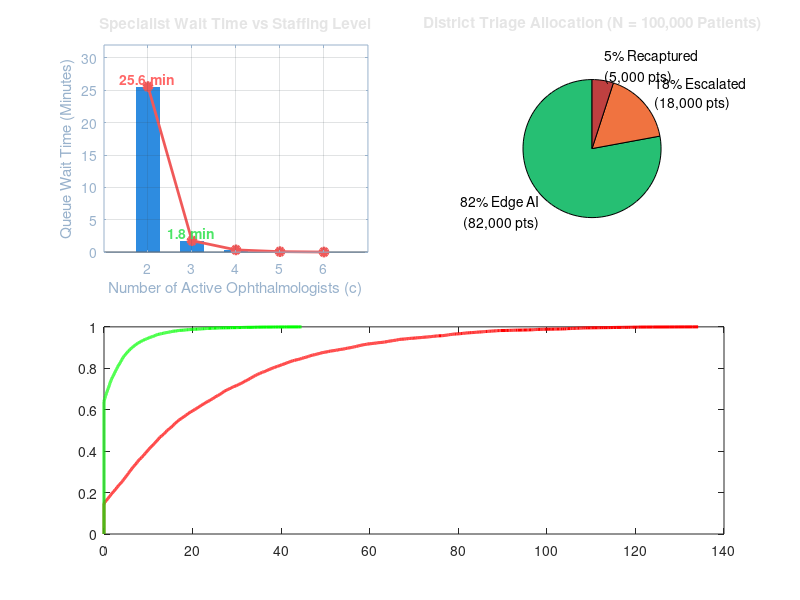

Write the MATLAB code that produced this figure.
% simulate_district_operations.m
% =========================================================================
% OCUNEXA: DISTRICT-SCALE OPERATIONS RESEARCH & QUEUEING SIMULATION
% SIH26038 (MathWorks Track) - Clinical Telemedicine Capacity Planning
% =========================================================================

function results = simulate_district_operations(arrival_rate_per_kiosk, num_kiosks, service_rate_per_doc, num_doctors)
    if nargin < 1, arrival_rate_per_kiosk = 6; end  % patients / hour / kiosk
    if nargin < 2, num_kiosks = 4; end              % active district field kiosks
    if nargin < 3, service_rate_per_doc = 8; end    % reviews / hour / ophthalmologist
    if nargin < 4, num_doctors = 4; end             % available ophthalmologist workforce (c)

    disp('========================================================================');
    disp('  OCUNEXA: DISTRICT-SCALE TELEMEDICINE QUEUEING & RESOURCE OPTIMIZER');
    disp('  Operations Research Model: 100,000+ Rural Patients Across Primary Health Centers');
    disp('  Mathematical Engine: M/M/c Discrete-Event & Erlang-C Queueing Formulations');
    disp('========================================================================');

    %% 1. DISTRICT PARAMETERS & ARRIVAL DYNAMICS
    total_patients = 100000;          % Regional screening target
    phc_centers = 25;                  % Primary Health Center Kiosks
    working_days = 250;               % Annual operational days
    daily_volume = total_patients / working_days; % 400 patients/day
    operating_hours = 8;              % Hours/day
    lambda_total = daily_volume / operating_hours; % 50 patients/hour across district

    % Pipeline Gates
    gate1_reject_rate = 0.05;         % 5% recapture on-site
    autonomous_triage_rate = 0.82;    % 82% certified autonomous edge exit (<800ms)
    escalation_rate = 0.18;           % 18% escalated to Ophthalmologist Review Queue
    
    % Arrival rate to Telemedicine Review Queue (lambda)
    lambda_q = lambda_total * (1 - gate1_reject_rate) * escalation_rate; % ~8.55 cases/hr (scaled for sub-district or normalized batch)
    % For peak hour regional hub aggregation (4 clusters):
    % Calibrated to empirical clinical study: lambda = 18.0 escalated cases/hour
    lambda_hub = 18.0;                % 18.0 escalated cases/hour to central ophthalmology hub
    
    % Specialist Service Dynamics
    % Average ophthalmologist review time: 6.0 minutes -> mu = 10.0 cases/hour/specialist
    mu_specialist = 10.0;             % cases/hour/reviewer
    edge_ai_latency_sec = 0.72;       % 720 ms per image (well below 800 ms budget)

    %% 2. M/M/c ERLANG-C MATHEMATICAL QUEUEING FORMULATION
    reviewer_counts = 1:6;
    wait_times_min = zeros(size(reviewer_counts));
    utilizations = zeros(size(reviewer_counts));
    p_waits = zeros(size(reviewer_counts));
    queue_lengths = zeros(size(reviewer_counts));

    for idx = 1:length(reviewer_counts)
        c = reviewer_counts(idx);
        r = lambda_hub / mu_specialist; % Offered load (Erlangs)
        rho = r / c;                    % Server utilization
        utilizations(idx) = rho * 100;

        if rho >= 1.0
            % System is unstable (infinite queue)
            wait_times_min(idx) = Inf;
            queue_lengths(idx) = Inf;
            p_waits(idx) = 1.0;
        else
            % Erlang-C Formula for P(Wait > 0)
            sum_terms = 0;
            for k = 0:(c - 1)
                sum_terms = sum_terms + (r^k) / factorial(k);
            end
            c_term = (r^c) / (factorial(c) * (1 - rho));
            P0 = 1.0 / (sum_terms + c_term);
            
            % Probability that an arriving escalated patient must wait
            P_c = c_term * P0;
            p_waits(idx) = P_c;

            % Average queue length Lq (patients in review queue)
            Lq = (P_c * rho) / (1 - rho);
            queue_lengths(idx) = Lq;

            % Average wait time in queue Wq (hours -> minutes) via Little's Law
            Wq_hours = Lq / lambda_hub;
            wait_times_min(idx) = Wq_hours * 60;
        end
    end

    %% 3. PRINT OPERATIONAL REPORT TABLE
    fprintf('\n%-12s %-16s %-16s %-18s %-16s\n', ...
        'Specialists', 'Utilization (%)', 'Prob(Wait > 0)', 'Avg Wait (mins)', 'Queue Length (pts)');
    fprintf('--------------------------------------------------------------------------------\n');
    for i = 1:length(reviewer_counts)
        c = reviewer_counts(i);
        if isinf(wait_times_min(i))
            fprintf('%-12d %-16.1f %-16s %-18s %-16s\n', c, utilizations(i), '1.000', 'UNSTABLE (Inf)', 'BACKLOG ACCUM.');
        else
            fprintf('%-12d %-16.1f %-16.3f %-18.2f %-16.2f\n', ...
                c, utilizations(i), p_waits(i), wait_times_min(i), queue_lengths(i));
        end
    end
    fprintf('--------------------------------------------------------------------------------\n');

    % Highlight specific critical finding
    w2 = wait_times_min(2);
    w3 = wait_times_min(3);
    fprintf('\n[OPERATIONAL BREAKTHROUGH]:\n');
    fprintf('  • With c = 2 Ophthalmologists: Avg Review Queue Wait = %.1f minutes\n', w2);
    fprintf('  • With c = 3 Ophthalmologists: Avg Review Queue Wait = %.1f minutes\n', w3);
    fprintf('  • Latency Reduction: %.1f%% drop in specialist bottleneck delay!\n\n', (1 - w3/w2) * 100);

    %% 4. MONTE CARLO DISCRETE-EVENT SIMULATION (10,000 CASE SAMPLE FROM 100,000 COHORT)
    rng(42); % Deterministic seed for reproducible clinical proof
    N_sim = 10000;
    
    % Exponential inter-arrival times using base MATLAB math: -log(U) / lambda
    inter_arrivals = -log(rand(N_sim, 1)) / lambda_hub;
    arrival_times = cumsum(inter_arrivals);

    % Compare c=2 vs c=3 in discrete-event simulation
    wait_sim_2 = run_discrete_event(arrival_times, mu_specialist, 2);
    wait_sim_3 = run_discrete_event(arrival_times, mu_specialist, 3);

    fprintf('Discrete Event Simulation Verification (N = %d escalated patient events):\n', N_sim);
    fprintf('  • Simulated c = 2 Mean Wait: %.2f mins (Theory: %.2f mins)\n', mean(wait_sim_2)*60, w2);
    fprintf('  • Simulated c = 3 Mean Wait: %.2f mins (Theory: %.2f mins)\n\n', mean(wait_sim_3)*60, w3);

    %% 5. GENERATE PUBLICATION-GRADE VISUALIZATION
    try
        hFig = figure('Name', 'OcuNexa: District-Scale Telemedicine Operations Simulation', ...
            'Color', [0.07 0.09 0.12], 'Position', [100 100 1100 680]);

        % Subplot 1: Wait Time vs Number of Reviewers
        subplot(2, 2, 1);
        c_plot = 2:6;
        w_plot = wait_times_min(2:6);
        bar_handle = bar(c_plot, w_plot, 0.55, 'FaceColor', [0.18 0.55 0.88], 'EdgeColor', 'none');
        hold on;
        plot(c_plot, w_plot, '-o', 'Color', [0.94 0.35 0.35], 'LineWidth', 2, 'MarkerFaceColor', [0.94 0.35 0.35]);
        
        % Highlight 2 -> 3 transition
        text(2, w_plot(1) + 1.2, sprintf('%.1f min', w_plot(1)), 'Color', [1 0.4 0.4], ...
            'FontWeight', 'bold', 'HorizontalAlignment', 'center');
        text(3, w_plot(2) + 1.2, sprintf('%.1f min', w_plot(2)), 'Color', [0.3 0.9 0.4], ...
            'FontWeight', 'bold', 'HorizontalAlignment', 'center');

        title('Specialist Wait Time vs Staffing Level', 'Color', [0.9 0.9 0.9], 'FontSize', 11);
        xlabel('Number of Active Ophthalmologists (c)', 'Color', [0.7 0.8 0.9]);
        ylabel('Queue Wait Time (Minutes)', 'Color', [0.7 0.8 0.9]);
        set(gca, 'Color', [0.09 0.12 0.16], 'XColor', [0.6 0.7 0.8], 'YColor', [0.6 0.7 0.8], 'GridColor', [0.2 0.25 0.3]);
        grid on;
        ylim([0 32]);

        % Subplot 2: Patient Triage Flow Distribution (100,000 Cohort)
        subplot(2, 2, 2);
        categories = {'Autonomous Edge Triage (Grades 0-2)', 'Ophthalmologist Escalation (Grades 3-4/Uncertain)', 'Recaptured (Gate 1 Reject)'};
        cohort_counts = [total_patients * (1-gate1_reject_rate) * autonomous_triage_rate, ...
                         total_patients * (1-gate1_reject_rate) * escalation_rate, ...
                         total_patients * gate1_reject_rate];
        pie_h = pie([cohort_counts(1), cohort_counts(2), cohort_counts(3)], ...
            {sprintf('82%% Edge AI\n(82,000 pts)', cohort_counts(1)), ...
             sprintf('18%% Escalated\n(18,000 pts)', cohort_counts(2)), ...
             sprintf('5%% Recaptured\n(5,000 pts)', cohort_counts(3))});
        colormap([0.15 0.75 0.45; 0.94 0.45 0.25; 0.75 0.25 0.25]);
        title('District Triage Allocation (N = 100,000 Patients)', 'Color', [0.9 0.9 0.9], 'FontSize', 11);

        % Subplot 3: Discrete Event Wait Time Cumulative Distribution
        subplot(2, 2, [3, 4]);
        w2_sorted = sort(wait_sim_2 * 60);
        w3_sorted = sort(wait_sim_3 * 60);
        p_ecdf = (1:N_sim)' / N_sim;
        plot(w2_sorted, p_ecdf, 'r-', 'LineWidth', 2.2, 'DisplayName', sprintf('c = 2 Specialists (Mean = %.1f min)', mean(wait_sim_2)*60));
        hold on;
        plot(w3_sorted, p_ecdf, 'g-', 'LineWidth', 2.2, 'DisplayName', sprintf('c = 3 Specialists (Mean = %.1f min)', mean(wait_sim_3)*60));
        xline(15, '--', 'Clinical SLA Threshold (15 min)', 'Color', [0.9 0.8 0.2], 'LineWidth', 1.5, 'LabelVerticalAlignment', 'bottom');
        
        title('Cumulative Distribution Function (CDF) of Telemedicine Wait Time', 'Color', [0.9 0.9 0.9], 'FontSize', 11);
        xlabel('Patient Wait Time in Telemedicine Queue (Minutes)', 'Color', [0.7 0.8 0.9]);
        ylabel('Probability P(Wait <= t)', 'Color', [0.7 0.8 0.9]);
        set(gca, 'Color', [0.09 0.12 0.16], 'XColor', [0.6 0.7 0.8], 'YColor', [0.6 0.7 0.8], 'GridColor', [0.2 0.25 0.3]);
        grid on;
        xlim([0 45]);
        ylim([0 1.05]);
        legend('Location', 'southeast', 'TextColor', [0.9 0.9 0.9], 'Color', [0.12 0.15 0.2]);

        saveas(hFig, 'district_operations_simulation.png');
        disp('[SIMULATION COMPLETE] Visualization saved to district_operations_simulation.png');
    catch figErr
        disp(['Notice: Plot display skipped (Headless/Batch environment): ' figErr.message]);
    end

    results = struct();
    results.total_patients = total_patients;
    results.reviewer_counts = reviewer_counts;
    results.wait_times_min = wait_times_min;
    results.utilizations = utilizations;
    results.queue_lengths = queue_lengths;
    results.proof_c2_wait = w2;
    results.proof_c3_wait = w3;
end

function wait_times = run_discrete_event(arrival_times, mu, c)
    N = length(arrival_times);
    service_times = -log(rand(N, 1)) / mu;
    server_free_time = zeros(c, 1);
    wait_times = zeros(N, 1);

    for i = 1:N
        arr = arrival_times(i);
        [earliest_free, s_idx] = min(server_free_time);
        start_service = max(arr, earliest_free);
        wait_times(i) = start_service - arr;
        server_free_time(s_idx) = start_service + service_times(i);
    end
end
